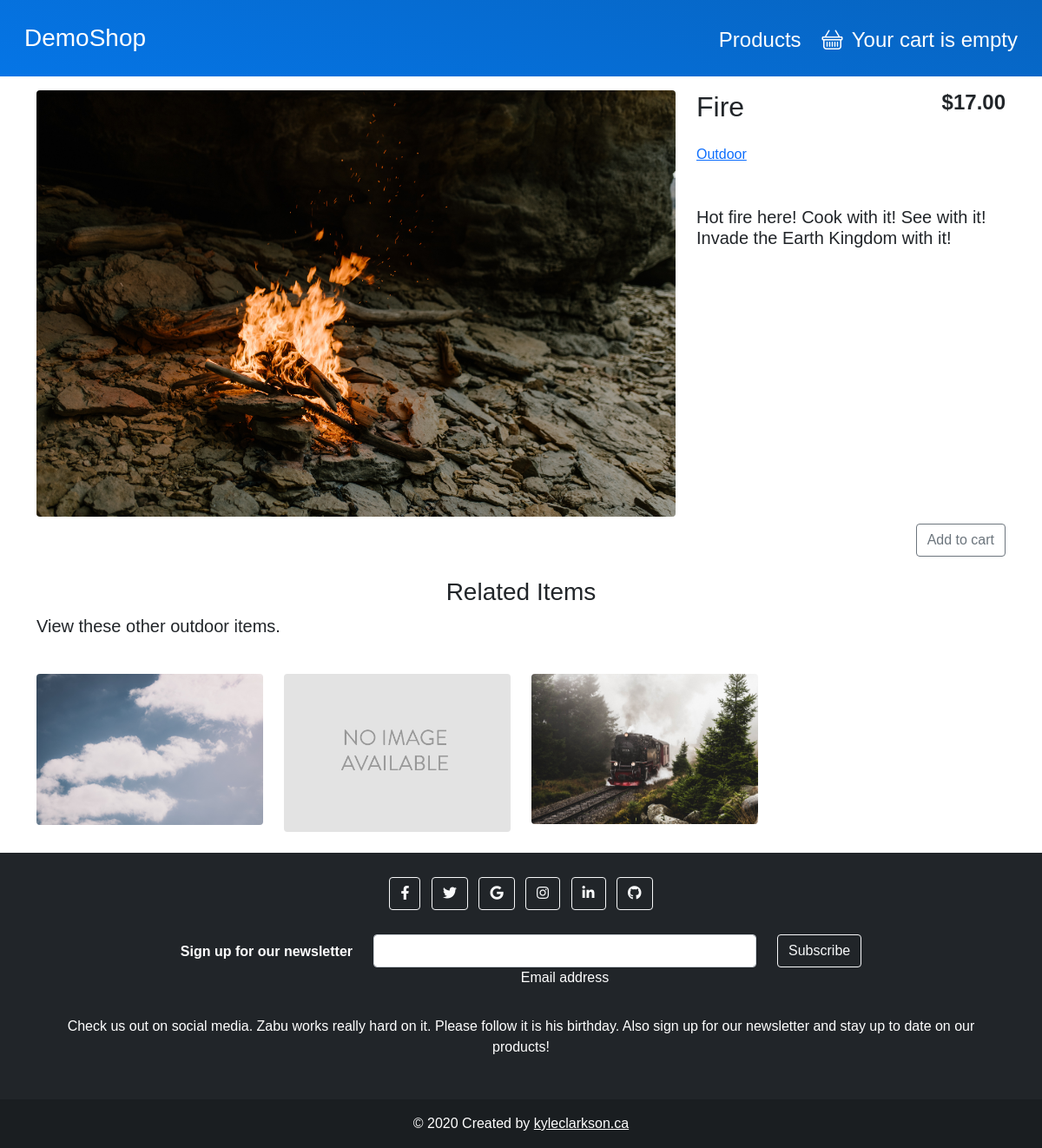
Page /products/8/fire/ on the committed database.
### shop/models.py (models this page shows, shortened)
class Product(models.Model):
    category = models.ForeignKey(Category,
                                 related_name='products',
                                 on_delete=models.CASCADE)
    name = models.CharField(max_length=200, db_index=True)
    slug = models.SlugField(max_length=200, db_index=True)
    image = models.ImageField(upload_to='products/%Y/%m/%d',
                              default='products/no_image.png')
    description = models.TextField(blank=True)
    price = models.DecimalField(max_digits=10, decimal_places=2)
    available = models.BooleanField(default=True)
    featured = models.BooleanField(default=False)
    created = models.DateTimeField(auto_now_add=True)
    updated = models.DateTimeField(auto_now=True)
    class Meta:
        ordering = ('name',)
        index_together = (('id', 'slug'),)

class Category(models.Model):
    name = models.CharField(max_length=200, db_index=True)
    slug = models.SlugField(max_length=200, unique=True)
    class Meta:
        ordering = ('name',)
        verbose_name = 'Category'
        verbose_name_plural = 'Categories'
    def __str__(self):
        return self.name
    def get_absolute_url(self):
        return reverse('shop:product_list_by_category', args=[self.slug])

### shop/views.py (the view)
# urls.py: path('products/<int:id>/<slug:slug>/', views.product_detail, name='product_detail'),
def product_detail(request, id, slug):
    product = get_object_or_404(Product, id=id, slug=slug)
    category = product.category
    related_products = Product.objects.filter(category=category).exclude(id=id)[:4]
    context = {
        'product': product,
        'related_products': related_products
    }
    return render(request, 'shop/product/detail.html', context)

### cart/cart.py (called while the page is built)
    def __len__(self):
        return sum(item['quantity'] for item in self.cart.values())

### cart/context_processors.py (called while the page is built)
def cart(request):
    return {
        'cart': Cart(request),
    }

### shop/templates/shop/product/detail.html (shortened to what this page needs)
{% extends "base.html" %}
{% load static %}
{% load thumbnail %}
{% block content %}
    <div class="container">
        <div class="row my-3">
            <div class="col-md-8 mb-2">
                {% thumbnail product.image "750x500" crop='center' as im %}
                    <img class="img-fluid rounded" src="{{ im.url }}" width="{{ im.width }}" height="{{ im.height }}">
                {% endthumbnail %}
            </div>
            <div class="col-md-4 align-items-center">
                <div class="row">
                    <div class="col">
                        <h2>{{ product.name }}</h2>
                    </div>
                    <div class="col">
                        <div class="text-end">
                            <h4><strong>${{ product.price }}</strong></h4>
                        </div>
                    </div>
                </div>
                <div class="row my-3">
                    <div class="col">
                        <p>
                            <a href="{{ product.category.get_absolute_url }}">
                                {{ product.category }}
                            </a>
                        </p>
                    </div>
                    <div class="col">
                    </div>
                </div>
                <div class="row">
                    <h5 class="my-3"> {{ product.description }}</h5>
                </div>
            </div>
            <div class="col align-self-end text-end">
                {% if product.available %}
                    <form action="{% url "cart:cart_add" product.id %}" method="POST">
                        <input class="btn btn-md btn-outline-secondary" type="submit"
                               value="Add to cart">
                    </form>
                {% else %}
                    <p class="text-danger"><strong>SOLD OUT</strong></p>
                {% endif %}
            </div>
        </div>
        {% if related_products|length > 0 %}
            <div class="row my-4">
                <h3 class="text-center">Related Items</h3>
                <p class="fs-5">View these other {{ product.category|lower }} items.</p>
            </div>
            <div class="row">
                {% for related_product in related_products %}
                    <div class="col-md-3 col-sm-6 mb-4">
                        {% thumbnail related_product.image "500x300" crop='center' as im %}
                            <a href="{% url 'shop:product_detail' related_product.id related_product.slug %}">
                                <img class="img-fluid rounded" src="{{ im.url }}" width="{{ im.width }}"
                                     height="{{ im.height }}">
                            </a>
                        {% endthumbnail %}
                    </div>
                {% endfor %}
            </div>
        {% endif %}
    </div>
{% endblock %}

### static_project/css/styles.css (style rules this page uses)
* { font-family: 'Chivo', sans-serif; }

### rows in the picture
Product: name "Fire", price "17.00", category "Outdoor", description "Hot fire here! Cook with it! See with it! Invade the Earth Kingdom with it!", category "outdoor"
Product: shows a picture
Product: shows a picture
Product: shows a picture
